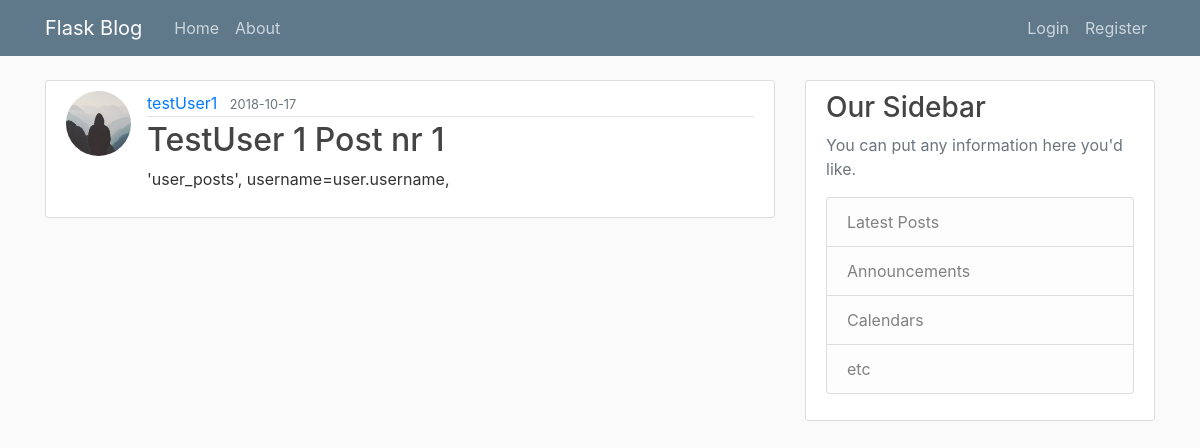
/post/11, run on the app's committed database.
### app2/models.py (models this page shows, shortened)
class User(db.Model, UserMixin): # tworzenie klasy użytkowniak w oparciu o model bazy danych z SQLAlchemy
    id = db.Column(db.Integer, primary_key=True)
    username = db.Column(db.String(20),unique=True, nullable = False)
    email = db.Column(db.String(120), unique=True, nullable=False)
    image_file = db.Column(db.String(20), nullable=False, default='default.jpg')
    password = db.Column(db.String(60), nullable=False)
    posts = db.relationship('Post', backref='author', lazy = True) #powiązanie z klasą Post, backref - dodanie kolumny do klasy Post, atrybut lazy pozwala pobrać dane z klasy Post do danego użytkownika

class Post(db.Model):
    id = db.Column(db.Integer, primary_key=True)
    title = db.Column(db.String(100), nullable = False)
    date_posted = db.Column(db.DateTime, nullable = False, default=datetime.utcnow)
    content = db.Column(db.Text, nullable=False)
    user_id = db.Column(db.Integer, db.ForeignKey('user.id'), nullable=False)

### app2/posts/routes.py (the view)
@posts.route("/post/<int:post_id>")
def post(post_id):
    post = Post.query.get_or_404(post_id)
    return render_template('post.html', title = post.title, post=post)

### app2/templates/post.html (shortened to what this page needs)
{% extends "layout.html" %}
{% block content %}
        <article class="media content-section">
          <img class="rounded-circle article-img" src="{{ url_for('static', filename='profile_pics/' + post.author.image_file)}}">
            <div class="media-body">
            <div class="article-metadata">
              <a class="mr-2" href="/account">{{ post.author.username }}</a>
              <small class="text-muted">{{ post.date_posted.strftime('%Y-%m-%d') }}</small>
            </div>
            <h2 class="article-title">{{ post.title }}</h2>
            <p class="article-content">{{ post.content }}</p>
          </div>
        </article>
{% endblock content %}

### app2/static/main.css (style rules this page uses)
body { background: #fafafa; color: #333333; margin-top: 5rem; }
h1, h2, h3, h4, h5, h6 { color: #444444; }
.content-section { background: #ffffff; padding: 10px 20px; border: 1px solid #dddddd; border-radius: 3px; margin-bottom: 20px; }
.article-title { color: #444444; }
.article-content { white-space: pre-line; }
.article-img { height: 65px; width: 65px; margin-right: 16px; }
.article-metadata { padding-bottom: 1px; margin-bottom: 4px; border-bottom: 1px solid #e3e3e3 }

### data on the page
User: image_file (placeholder picture), author.username "testUser1"
Post: date_posted "2018-10-17", title "TestUser 1 Post nr 1", content "'user_posts', username=user.username,"
